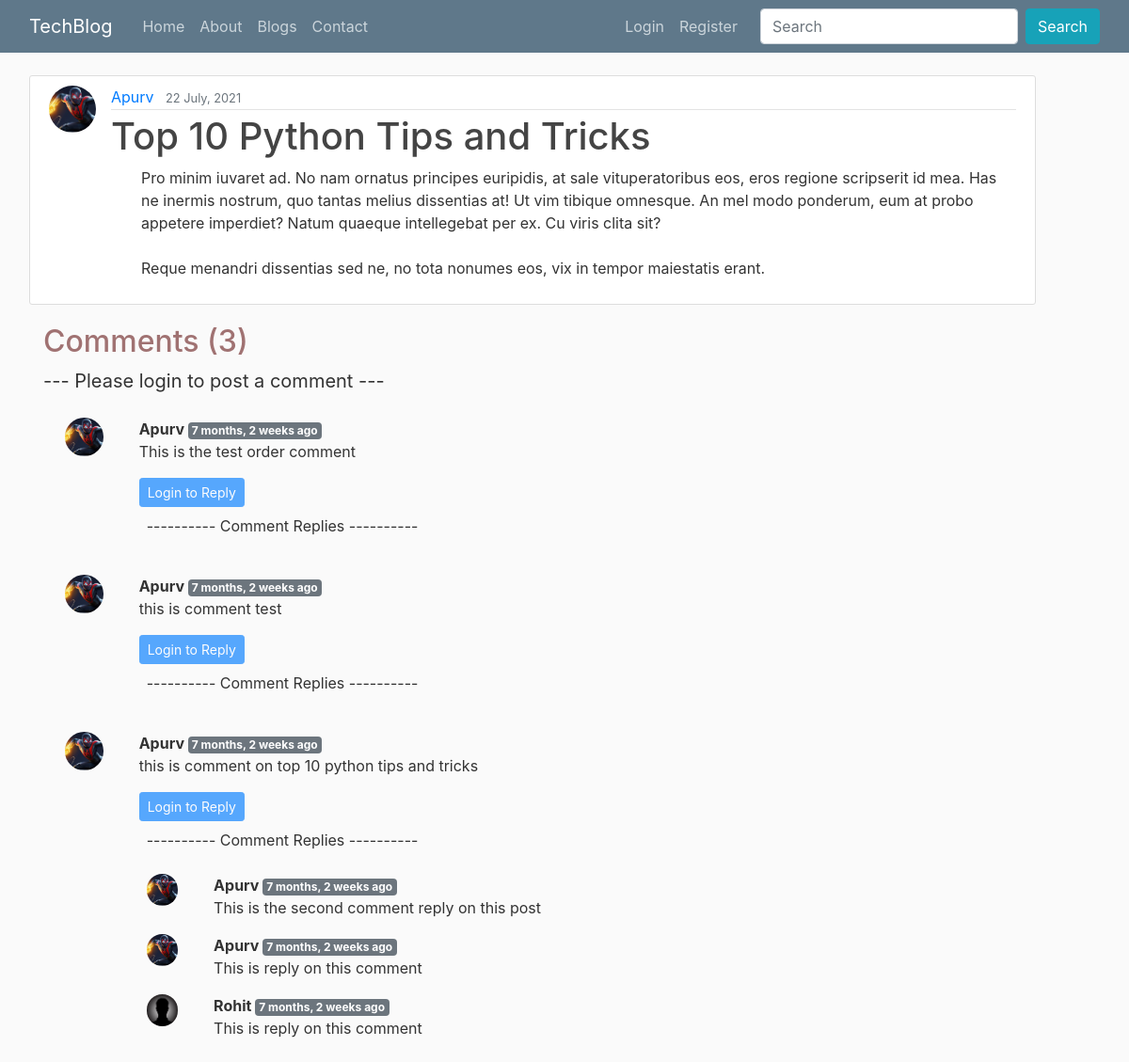
The app's page /post/45 with its own data.
### blog/models.py (models this page shows, shortened)
class Post(models.Model):
    title = models.CharField(max_length=100)
    content = models.TextField()
    date_posted = models.DateTimeField(default=timezone.now)
    author = models.ForeignKey(User, on_delete=models.CASCADE)

class BlogComment(models.Model):
    sno = models.AutoField(primary_key=True)
    comment = models.TextField()
    user = models.ForeignKey(User, on_delete=models.CASCADE)
    post = models.ForeignKey(Post, on_delete=models.CASCADE)
    parent = models.ForeignKey('self', on_delete=models.CASCADE, null=True)
    timestamp = models.DateTimeField(default=timezone.now)

### users/models.py (models this page shows, shortened)
class profile(models.Model):
    User = models.OneToOneField(User, on_delete=models.CASCADE)
    image = models.ImageField(default = "default.jpg", upload_to='profile_pics')

### blog/views.py (the view)
# urls.py: path('post/<int:pk>', views.PostDetailView, name='post-detail'),
def PostDetailView(request, pk):
    model = Post
    template_name = 'blog/Post_Detail.html'
    context_object_name = 'posts'
    post = Post.objects.get(pk=pk)
    user = request.user
    comments =  BlogComment.objects.filter(post=post, parent=None).order_by('-timestamp')
    replies =  BlogComment.objects.filter(post=post).exclude(parent=None).order_by('-timestamp')
    replyDict = {}
    for reply in replies:
        if reply.parent.sno not in replyDict.keys():
            replyDict[reply.parent.sno] = [reply]
        else:
            replyDict[reply.parent.sno].append(reply)
    context = {
        'post': post,
        'comments': comments,
        'user': user,
        'replyDict': replyDict
    }
    return render(request, 'blog/Post_Detail.html', context)

### blog/templatetags/extras.py (called while the page is built)
@register.filter(name='get_val')
def get_val(dict, key):
    return dict.get(key)

### blog/templates/blog/Post_Detail.html (shortened to what this page needs)
{% extends "blog/base.html" %} {% block content %}
{% load humanize %}
{% load extras %}
<article class="media content-section">
  <img class="article-img rounded-circle" src="{{ post.author.profile.image.url }}" alt="" />
  <div class="media-body">
    <div class="article-metadata d-flex justify-content-between">
      <div>
        <a class="mr-2" href="{% url 'user-posts' post.author.username %}">{{ post.author }}</a>
        <small class="text-muted">{{ post.date_posted|date:'d F, Y' }}</small>
      </div>
    </div>
    <h1 class="article-title">{{ post.title }}</h1>
    <div class="mx-3">
    <p class="article-content ml-3">{{ post.content | safe }}</p>
  </div>
  </div>
</article>
<div class="container">
  <h2>Comments ({{ comments.count }})</h2>
  <div class="my-2">
    {% if user.is_authenticated %}
    <form action="/postComment/" method="POST">
      {% csrf_token %}
      <div class="form-group">
        <label for="comment">Post Comments</label>
        <input type="text" name="comment" id="comment" class="form-control" placeholder="Enter comments here..">
      </div>
      <input type="hidden" name="postId" value="{{ post.id }}">
      <input type="hidden" name="parentSno" value="">
      <button type="submit" class="btn btn-primary">Post</button>
    </form>
    {% else %}
    <p class="fs-5">--- Please login to post a comment ---</p>
    {% endif %}
    {% for comment in comments %}
    <div class="row my-3 mx-0">
      <div class="col-md-1">
        <img class="rounded-circle mx-auto d-block w-100 p-2" src="{{ comment.user.profile.image.url  }}"
          alt="userimage">
      </div>
      <div class="col-md-11 mt-2">
        <b>{{ comment.user.username }} </b><span class="pl-1 badge bg-secondary">
          {{ comment.timestamp | naturaltime }} </span>
        <div>{{ comment.comment }}</div>
        <div class="reply mx-0 my-2">
          {% if user.is_authenticated %}
          <button class="btn btn-sm btn-primary" type="button" data-bs-toggle="collapse"
            data-bs-target="#replyBox{{ comment.sno }}" aria-expanded="false" aria-controls="replyBox{{ comment.sno }}">
            Post Reply
          </button>
          <div class="collapse" id="replyBox{{ comment.sno }}">
            <div class="card card-body my-2">
              <form action="/postComment/" method="POST">
                {% csrf_token %}
                <div class="form-group">
                  <label for="comment">Post a Reply</label>
                  <input type="text" name="comment" id="comment" class="form-control"
                    placeholder="Enter comments here..">
                  <input type="hidden" name="parentSno" value="{{ comment.sno }}">
                </div>
                <input type="hidden" name="postId" value="{{ post.id }}">
                <button type="submit" class="btn btn-sm btn-primary">Reply</button>
              </form>
            </div>
          </div>
          {% else %}
          <button class="btn btn-sm btn-primary mt-2" data-bs-toggle="collapse" href="#replyBox{{comment.sno}}"
            role="button" aria-expanded="false" aria-controls="replyBox{{comment.sno}}" disabled>
            Login to Reply
          </button>
          {% endif %}
          <p class="fs-6 mt-2 ml-2">---------- Comment Replies ----------</p>
          <div class="replies my-2 mx-0">
            {% for reply in replyDict|get_val:comment.sno %}
            <div class="row my-2">
              <div class="col-md-1">
                <img class="rounded-circle mx-auto d-block w-100 p-2" src="{{ reply.user.profile.image.url  }}"
                  alt="userimage">
              </div>
              <div class="col-md-11 mt-2">
                <b>{{ reply.user.username }} </b><span class="pl-1 badge bg-secondary">
                  {{ reply.timestamp | naturaltime }} </span>
                <div>{{ reply.comment }}</div>
              </div>
            </div>
            {% endfor %}
          </div>
        </div>
      </div>
    </div>
    {% endfor %}
  </div>
</div>
{% endblock content %}

### blog/static/blog/css/main.css (style rules this page uses)
body { background: #fafafa; color: #333333; margin-top: 5rem; }
h1, h2, h3, h4, h5, h6 { color: #a07272; }
.container { max-width: 1200px; }
.content-section { background: #ffffff; padding: 10px 20px; border: 1px solid #dddddd; border-radius: 3px; margin-bottom: 20px; }
.article-title { color: #444444; }
.article-content { white-space: pre-line; }
.article-img { height: 50px; width: 50px; margin-right: 16px; }
.article-metadata { padding-bottom: 1px; margin-bottom: 4px; border-bottom: 1px solid #e3e3e3 }

### records on screen
Post: author.profile.image (picture), author "Apurv", date_posted "22 July, 2021", title "Top 10 Python Tips and Tricks", content "Pro minim iuvaret ad. No nam ornatus principes euripidis, at sale vituperatoribus eos, eros regione scripserit id mea. Has ne inermis nostrum, quo tantas melius dissentias at! Ut vim tibique omnesque. An mel modo ponderum, eum at probo appetere imperdiet? Natum quaeque intellegebat per ex. Cu viris clita sit? Reque menandri dissentias sed ne, no tota nonumes eos, vix in tempor maiestatis erant."
BlogComment: user.profile.image (picture), user.username "Apurv", timestamp "7 months, 2 weeks ago", comment "This is the test order comment"
BlogComment: user.profile.image (picture), user.username "Apurv", timestamp "7 months, 2 weeks ago", comment "this is comment test"
BlogComment: user.profile.image (picture), user.username "Apurv", timestamp "7 months, 2 weeks ago", comment "this is comment on top 10 python tips and tricks"
BlogComment: user.profile.image (picture), user.username "Apurv", timestamp "7 months, 2 weeks ago", comment "This is the second comment reply on this post"
BlogComment: user.profile.image (picture), user.username "Apurv", timestamp "7 months, 2 weeks ago", comment "This is reply on this comment"
BlogComment: user.profile.image (placeholder picture), user.username "Rohit", timestamp "7 months, 2 weeks ago", comment "This is reply on this comment"

### other values on screen
{{ comments.count }} "3"
